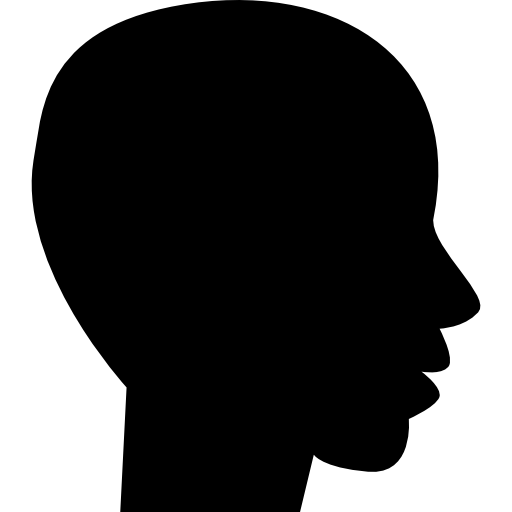
#> input picture code/assets/face.png, 512 x 512 px
$ jupyter execute --allow-errors figure_3.ipynb
#> lines starting #> are read from the running program, lines starting #| are printed output that depends on the picture
[cell 1]
import pandas as pd
import matplotlib.pyplot as plt
import seaborn as sns
from tqdm import tqdm
import os
import matplotlib as mpl
mpl.rcParams['pdf.fonttype'] = 42
import numpy as np

import scipy.stats as st
from time import sleep
from glob import glob

from matplotlib.offsetbox import OffsetImage, AnnotationBbox
import ast
import dask.dataframe as dd

tqdm.pandas()
centimeter = 1/2.54

[cell 2]
color_palette = {
    'White' : '#ffffb3',
    'Asian' : '#fb8072',
    'M. Eastern' : '#80b1d3',
    'Latinx' : '#fdb462',
    'Indian' : '#b3de69',
    'Black' : '#fccde5',
    'male' : '#bebada',
    'female' : '#8dd3c7'
}

#> (a cell that did not finish here is left out)

[cell 4]
# [11 lines left out: function clean_posture, not called in this run]

d = {}
#> (the rest of this cell did not finish here and is left out)

#> (a cell that did not finish here is left out)

[cell 6]
# [57 lines left out: function plot_postures, not called in this run]
    # fig.savefig('../figures/posture_differences_allposters.pdf', bbox_inches='tight', dpi = 300)

#> (a cell that did not finish here is left out)

#> (a cell that did not finish here is left out)

#> (a cell that did not finish here is left out)

[cell 10]
def meanCI(a, conf=0.95):
    mean, sem, m = np.mean(a), st.sem(a), st.t.ppf((1+conf)/2., len(a)-1)
    return mean, sem*1.986

def get_offset(k):
    return (k - 2) * 5

# [60 lines left out: function plot_body_percentages_temporal_bars, not called in this run]
    # fig.savefig('../figures/body_composition_temporal_combined_allposters.pdf', bbox_inches='tight', dpi = 300)

#> (the rest of this cell did not finish here and is left out)

[cell 11]
path = '../../data/movie_posters/Hollywood_genres/'

poster_genres = pd.DataFrame()

#> (the rest of this cell did not finish here and is left out)

#> (a cell that did not finish here is left out)

[cell 13]
def plot_body_percentages_genre(df):

    fig, ax = plt.subplots(1, 1, figsize=(16*centimeter/2, 3.7*2*centimeter))

    face_image = plt.imread('../assets/face.png')
#> face_image is the input picture: shape (512, 512, 4) float32; mean R, G, B, A 0.343, 0.343, 0.343, 0.654
    body_image = plt.imread('../assets/body.png')
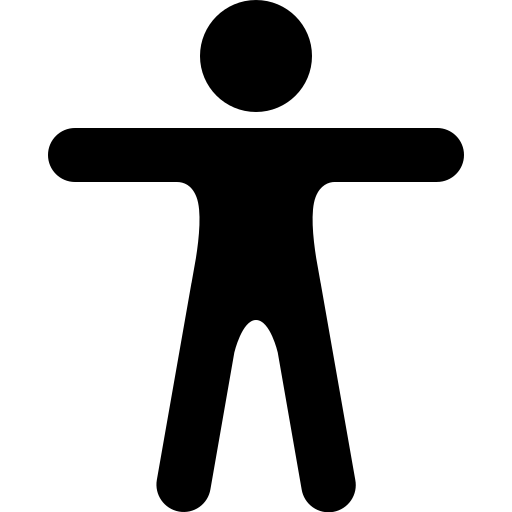
#> input picture code/assets/body.png, 512 x 512 px
#> body_image is the input picture: shape (512, 512, 4) float32; mean R, G, B, A 0, 0, 0, 0.265
    torso_image = plt.imread('../assets/torso.png')
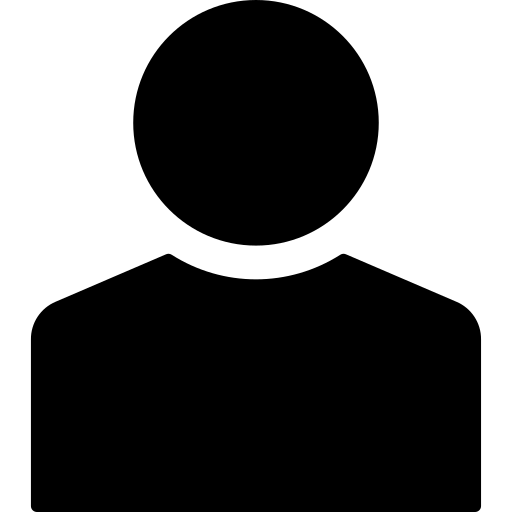
#> input picture code/assets/torso.png, 512 x 512 px
#> torso_image is the input picture: shape (512, 512, 4) float32; mean R, G, B, A 0, 0, 0, 0.581

    df = df.loc[df['is_top'] == True]

    ax.set_xlim(-0.5, 6.5)
    ax.set_ylim(-5, 6)


    for i, genre in enumerate(order):
        full_body_percentages = {}
        face_percentages = {}
        torso_percentages = {}

        for gender in df['gender'].unique():
            sliced = df.loc[(df['genre'] == genre) & (df['gender'] == gender)]
            full_body_percentages[gender] = sliced['body'].value_counts(normalize = True).loc['1_Full-body'] * 100
            try:
                face_percentages[gender] = sliced['body'].value_counts(normalize = True).loc['3_Face'] * 100
            except:
                face_percentages[gender] = 0
            torso_percentages[gender] = sliced['body'].value_counts(normalize = True).loc['2_Torso'] * 100

        im = OffsetImage(body_image, zoom=0.015)
        ab = AnnotationBbox(im, (i - 0.25, full_body_percentages['female'] - full_body_percentages['male']), frameon=False)
        ax.add_artist(ab)

        im = OffsetImage(face_image, zoom=0.0125)
        ab = AnnotationBbox(im, (i + 0.25, face_percentages['female'] - face_percentages['male']), frameon=False)
        ax.add_artist(ab)

        im = OffsetImage(torso_image, zoom=0.0125)
        ab = AnnotationBbox(im, (i, torso_percentages['female'] - torso_percentages['male']), frameon=False)
        ax.add_artist(ab)

    ax.set_xlabel('Genre', fontsize = 8)

    ax.tick_params(axis='both', which='major', labelsize=8)
    ax.hlines(y = 0, xmin = -0.5, xmax = 9.5, color = 'grey', linestyle = '--', linewidth = 0.5)
    ax.fill_between([-0.5, 9.5], 0, 10, color = 'lightgrey', alpha = 0.25)
    ax.set_ylabel('Body composition\ndifference (%)', fontsize = 8)

    ax.text(s = 'More female portrayal', x = 6.5, y = 5.5, fontsize = 8, ha = 'right', va = 'top')
    ax.text(s = 'More male portrayal', x = 6.5, y = -5, fontsize = 8, ha = 'right', va = 'bottom')

    for year in [0.5, 1.5, 2.5, 3.5, 4.5, 5.5, 6.5, 7.5]:
        ax.vlines(x = year, ymin = -7, ymax = 7, color = 'grey', linestyle = '--', linewidth = 0.25)

    ax.set_xticks([0, 1, 2, 3, 4, 5, 6])
    ax.set_xticklabels(order, rotation = 90, fontsize = 8)

    sns.despine()

    plt.subplots_adjust(hspace=0.1)
    # fig.savefig('../figures/body_composition_genre_allposters.pdf', bbox_inches='tight', dpi = 300)

#> (the rest of this cell did not finish here and is left out)
